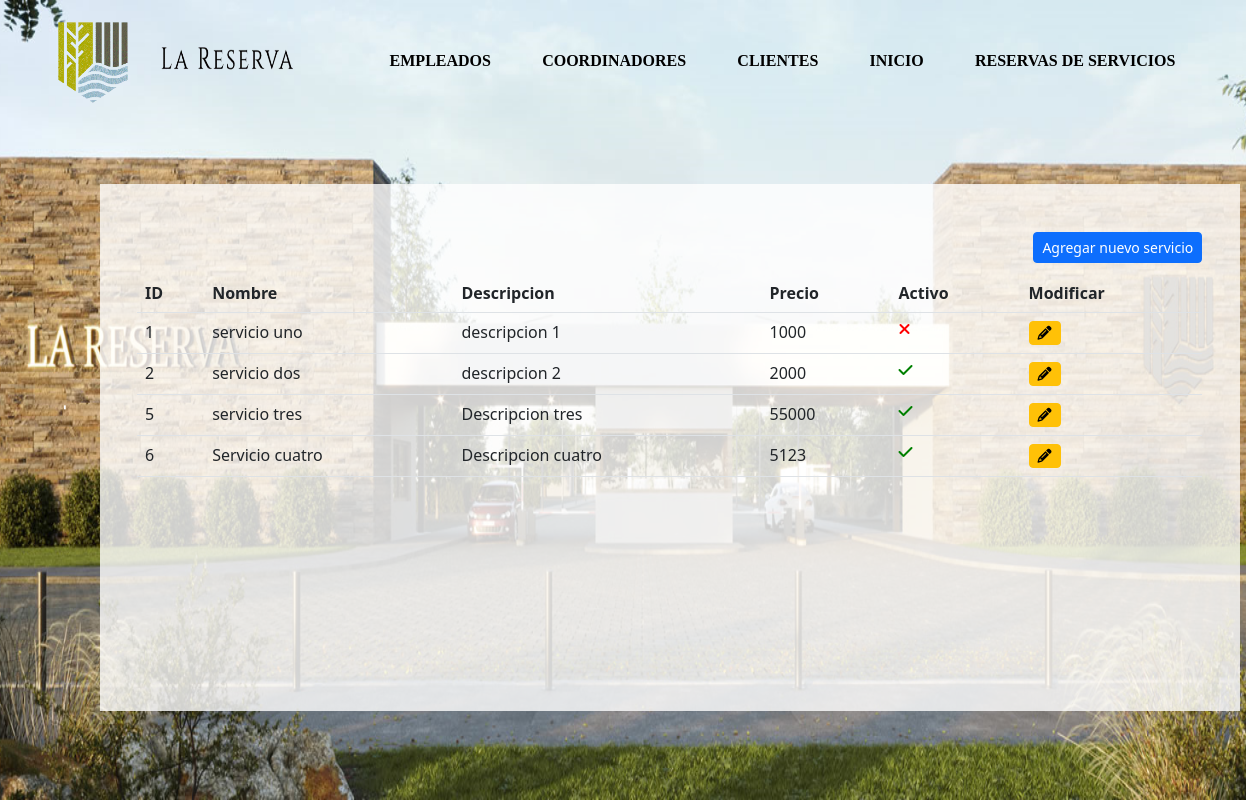
The page /reservas/servicios/listado/ on the database its author committed.
### reservas/models.py (models this page shows, shortened)
class Servicio(models.Model):
    nombre = models.CharField(verbose_name="Nombre", max_length=50)
    descripcion = models.CharField(verbose_name="Descripcion", max_length=50)
    precio = models.IntegerField(verbose_name="Precio")
    activo = models.BooleanField(verbose_name="Activo", default=True)

### reservas/views.py (the view)
# urls.py: path('servicios/listado/', views.listado_servicios, name="listado_servicios"),
def listado_servicios(request):
    servicios = Servicio.objects.all()
    context = {
        "servicios": servicios
    }
    return render(request, "reservas/listar_servicios.html", context)

### reservas/templates/reservas/listar_servicios.html (shortened to what this page needs)
{% load static %}
<link rel="stylesheet" href="{% static 'css/home.css' %}">
 <link rel="stylesheet" href="{% static 'css/listados.css' %}" />
 <link rel="stylesheet" href="https://cdnjs.cloudflare.com/ajax/libs/font-awesome/6.2.1/css/all.min.css" />
 <link rel="stylesheet" href="https://cdn.jsdelivr.net/npm/bootstrap@5.2.3/dist/css/bootstrap.min.css" />
<div class="cabecera">
    <div>
        <img src="{% static 'img/BANNER-01.png' %}" alt="" width="100%" id="fondo">
    </div>
    <div class="navegar">
        <div id="div_logo">
            <img src="{% static 'img/resetImage.png' %}" alt="" id="logo">
            <img src="{% static 'img/resetImage (1).png' %}" alt="" id="logo_letra">
        </div>
        <div id="nav">
            <a href="{% url 'listado_empleados' %}" class="a">EMPLEADOS</a>
            <a href="{% url 'listado_coordinadores' %}" class="a">COORDINADORES</a>
            <a href="{% url 'listado_clientes' %}" class="a">CLIENTES</a>
            <a href="{% url 'home' %}" class="a">INICIO</a>
            <a href="{% url 'listado_reservas_de_servicios' %}" class="a">RESERVAS DE SERVICIOS</a>
        </div>
    </div>
    {% load tz %}
    <div class="container mt-4" id="tabla">
        <div class="row">
            <div class="col-sm-12 col-md-12 col-lg-12 col-xl-12">
                <a href="{% url 'registrar_servicio' %}" id="nuevo"><button class='btn btn-sm btn-primary'>Agregar nuevo servicio</button></a>
                <div class="table-responsive" id="div1">
                    <table id="listado" class="table">
                        <thead>
                            <tr>
                                <th>ID</th>
                                <th>Nombre</th>
                                <th>Descripcion</th>
                                <th>Precio</th>
                                <th>Activo</th>
                                <th>Modificar</th>
                            </tr>
                        </thead>
                        <tbody>
                            {% for servicio in servicios %}
                            <tr>
                                <td>{{servicio.id}}</td>
                                <td>{{servicio.nombre}}</td>
                                <td>{{servicio.descripcion}}</td>
                                <td>{{servicio.precio}}</td>
                                {% if servicio.activo %}
                                    <td><a href="{% url 'desactivar_servicio' servicio.id %}"><i class='fa-solid fa-check' style='color: green;'></a></td>
                                {% else %}
                                    <td><a href="{% url 'activar_servicio' servicio.id %}"><i class='fa-solid fa-xmark' style='color: red;'></a></td>
                                {% endif %}
                                <td><a href="{% url 'modificar_servicio' servicio.id %}"><button class='btn btn-sm btn-warning'><i class='fa-solid fa-pencil'></i></button></a></td>
                            </tr>
                            {% endfor %}
                        </tbody>
                    </table>
                </div>
            </div>
        </div>
    </div>
</div>

### ProyectoAlkemy/static/css/home.css (style rules this page uses)
* { margin: 0px; padding: 0px; box-sizing: border-box; }
.cabecera { position: relative; }
.navegar { width: 100%; position: absolute; top: 0; display: grid; grid-template-columns: 25% auto; gap: 20px; padding: 15px 25px; }
#div_logo { display: flex; justify-content: space-evenly; }
#logo { width: 25%; }
#logo_letra { margin: 10% 0; width: 45%; height: 28%; }
#nav { display: flex; justify-content: space-around; padding: 20px; align-items: center; }
#fondo { height: 100%; }
.a { color: black; font-size: 1em; font-weight: 800; text-decoration: none; font-family: 'Times New Roman', Times, serif; }

### ProyectoAlkemy/static/css/listados.css (style rules this page uses)
* { margin: 0px; padding: 0px; box-sizing: border-box; }
.cabecera { position: relative; }
.navegar { width: 100%; position: absolute; top: 0; display: grid; grid-template-columns: 25% auto; gap: 20px; padding: 15px 25px; }
#div_logo { display: flex; justify-content: space-evenly; }
#logo { width: 25%; }
#logo_letra { margin: 10% 0; width: 45%; height: 28%; }
#nav { display: flex; justify-content: space-around; padding: 20px; align-items: center; }
#fondo { height: 100%; }
.a { color: black; font-size: 1em; font-weight: 800; text-decoration: none; font-family: 'Times New Roman', Times, serif; }
#tabla { position: absolute; top: 20%; background-color: rgba(255, 255, 255, 0.8); padding: 3%; margin: 8%; }
#nuevo { display: flex; justify-content: right; padding: 1% 0; }
#div1 { overflow:scroll; height:400px; width:100%; }
#listado { width:100%; }

### rows shown on the page
Servicio: id "1", nombre "servicio uno", descripcion "descripcion 1", precio "1000", activo False (drawn)
Servicio: id "2", nombre "servicio dos", descripcion "descripcion 2", precio "2000", activo True (drawn)
Servicio: id "5", nombre "servicio tres", descripcion "Descripcion tres", precio "55000", activo True (drawn)
Servicio: id "6", nombre "Servicio cuatro", descripcion "Descripcion cuatro", precio "5123", activo True (drawn)
